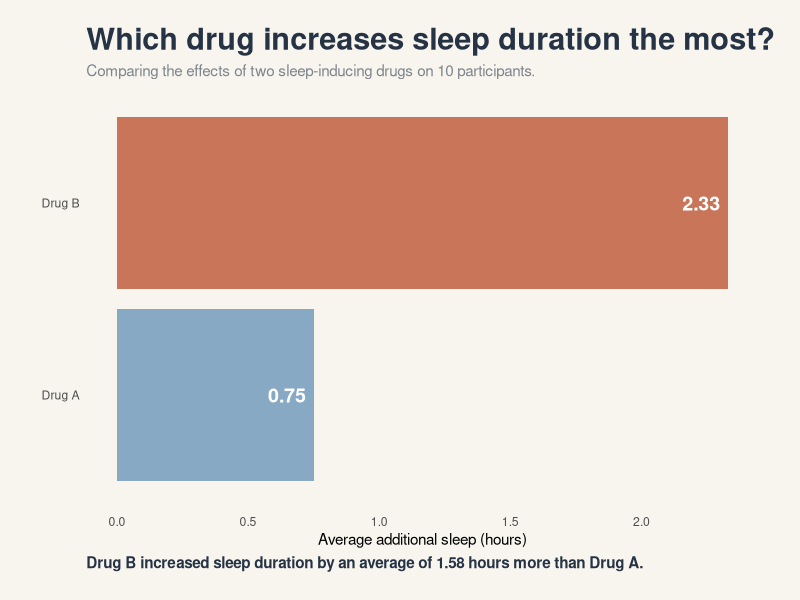
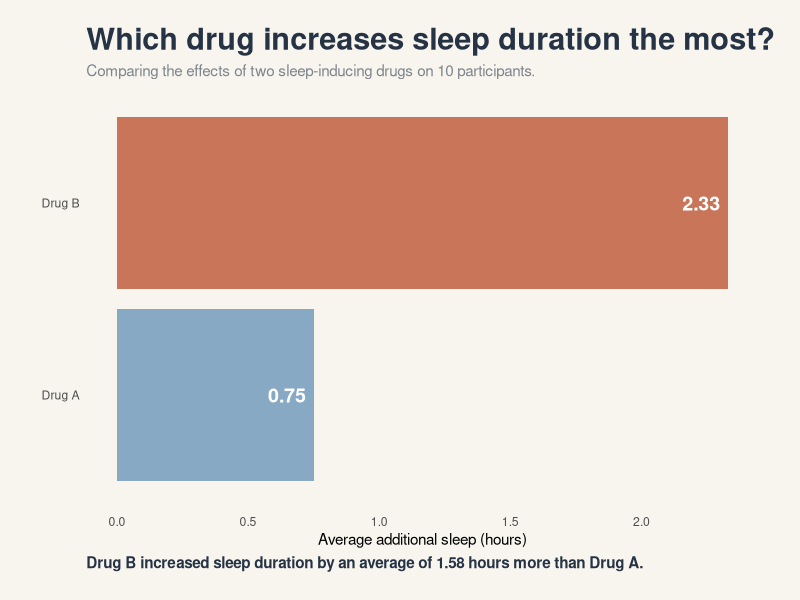

Recreate these plots in R, in order.
# -------------------------------------------------------
# Project: Sleep infographic
# Author: Ulrik H
#
# Description:
# Comparing the effects of two sleep inducing drugs.
#
# Data:
# Sleep dataset built in R.
#
# Arguments:
# None - the script uses a built-in dataset.
#
# Requirements:
# R and the tidyverse package
#
# Run from the repository root:
# Rscript sleep-info.R
#
# Output:
# sleep-info.PNG
# -------------------------------------------------------


library(tidyverse)

sleep = datasets::sleep

Header = "Which drug increases sleep duration the most?"

subtitle = "Comparing the effects of two sleep-inducing drugs on 10 participants."

conlusion = "Drug B increased sleep duration by an average of 1.58 hours more than Drug A."

sleep_summary = sleep |> 
  group_by(group) |> 
  summarise(mean_extra = mean(extra))

ggplot(sleep_summary, aes(x=group, y=mean_extra, fill = group)) +
  geom_col() + 
  labs(
    title = Header,
    subtitle = subtitle,
    x = NULL,
    y = "Average additional sleep (hours)",
    caption = conlusion
  ) +
  coord_flip() +
  theme_minimal() +
  theme(
    plot.background = element_rect(
      fill = "#F8F5EF",
      colour = NA
    ),
    panel.background = element_rect(
      fill = "#F8F5EF",
      colour = NA
    ),
    plot.title = element_text(
      colour = "#263344",
      size = 22,
      face = "bold"
    ),
    plot.subtitle = element_text(
      colour = "#7D858C"
    ),
    plot.caption = element_text(
      size = 11,
      face = "bold",
      colour = "#263344",
      hjust = 0
    ),
    plot.margin = margin(20, 30, 20, 30),
    legend.position = "none",
    panel.grid = element_blank(),
    axis.title.y = element_blank(),
  ) +
  scale_x_discrete(labels = c("Drug A", "Drug B")) +
  geom_text(
    aes(label = round(mean_extra, 2)),
    hjust = 1.2,
    colour = "white",
    fontface = "bold",
    size = 5
  ) +
  scale_fill_manual(
    values = c(
      "1" = "#88A9C4",
      "2" = "#C87559"
    )
  )

ggsave("sleep-info.png", width = 8, height = 5, dpi = 300)
